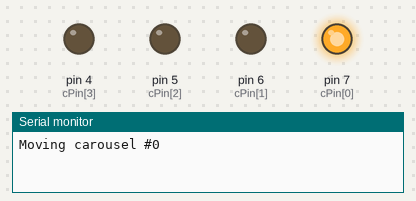
Simulated run of this sketch. Board: Arduino Uno, built with avr-gcc and run on an emulated ATmega328P. Shown: output pins drawn as LEDs (lit = HIGH), the last lines printed to the serial monitor.

Above: at 5.3 s.
At 11.0 s:
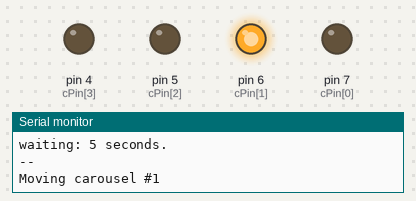
At 16.7 s:
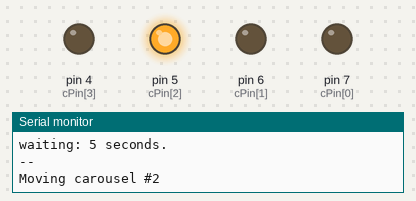
At 22.4 s:
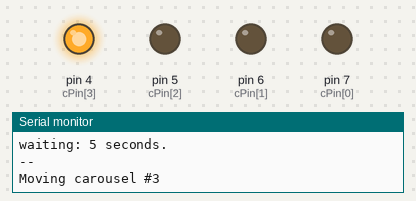
At 31.0 s:
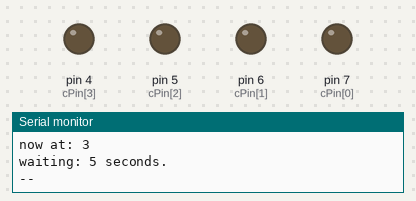
Timing chart, 0 to 34.6 s (numbered marks = the images above):
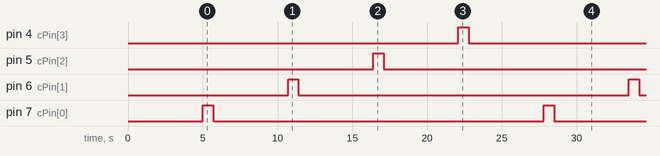

The sketch:

sketch.ino
```cpp
// Control 4 Kodak Carousel slide projectors with timing for each slide
// (cc) 2012-2013
// by: Gonzalo Ramírez Restucci (gonzalo@resist.cl)
// for "Eigenlicht" by Regina de Miguel.

//  pulse duration
int relayPulse = 700;

unsigned long seconds;

// array with pins for each relay
int cPin[4] = {7,6,5,4};

// position counter for each carousel with initial positions (1-1-1-1)
int cPos[4] = {1,1,1,1};

// arrays with intervals for each carousel
int cTime[4][81] = {
// 00,01,02,03,04,05,06,07,08,09,10,11,12,13,14,15,16,17,18,19,20,21,22,23,24,25,26,27,28,29,60,31,32,33,34,35,36,37,38,39,40,41,42,43,44,45,46,47,48,49,50,51,52,53,54,55,56,57,58,59,60,61,62,63,64,65,66,67,68,69,70,71,72,73,74,75,76,77,78,79,80
  {00,05,05,05,05,05,05,05,05,00,05,05,05,05,05,05,05,05,05,00,05,05,05,05,05,05,05,05,00,05,05,05,05,05,05,05,05,00,05,05,05,05,05,05,05,05,05,00,05,05,05,05,05,05,05,05,05,05,00,05,05,05,05,05,05,05,05,05,00,05,05,05,05,05,05,05,05,05,05,05,00},
  {00,05,05,05,05,05,05,05,05,00,05,05,05,05,05,05,05,05,05,00,05,05,05,05,05,05,05,05,00,05,05,05,05,05,05,05,05,00,05,05,05,05,05,05,05,05,05,00,05,05,05,05,05,05,05,05,05,05,00,05,05,05,05,05,05,05,05,05,00,05,05,05,05,05,05,05,05,05,05,05,00},
  {00,05,05,05,05,05,05,05,05,00,05,05,05,05,05,05,05,05,05,00,05,05,05,05,05,05,05,05,00,05,05,05,05,05,05,05,05,00,05,05,05,05,05,05,05,05,05,00,05,05,05,05,05,05,05,05,05,05,00,05,05,05,05,05,05,05,05,05,00,05,05,05,05,05,05,05,05,05,05,05,00},
  {60,05,05,05,05,05,05,05,05,60,05,05,05,05,05,05,05,05,05,60,05,05,05,05,05,05,05,05,60,05,05,05,05,05,05,05,05,60,05,05,05,05,05,05,05,05,05,60,05,05,05,05,05,05,05,05,05,05,60,05,05,05,05,05,05,05,05,05,60,05,05,05,05,05,05,05,05,05,05,05,00}
};

void setup() {
  pinMode(cPin[0], OUTPUT);
  pinMode(cPin[1], OUTPUT);
  pinMode(cPin[2], OUTPUT);
  pinMode(cPin[3], OUTPUT);
  Serial.begin(9600);
  delay(5000); // wait 5 seconds until everything's running.
}

void loop() {
  for(int i=0;i<4;i++) {
    advanceSlide(i);
  }
}

void advanceSlide(int thisCar) {
  seconds = cTime[thisCar][cPos[thisCar]] * 1000; // duration of next step

  Serial.print("Moving carousel #");
  Serial.println(thisCar);

  digitalWrite(cPin[thisCar],HIGH);
  delay(relayPulse);
  digitalWrite(cPin[thisCar],LOW);

  cPos[thisCar]++;  // advance position for current car
  if (cPos[thisCar] > 80) { cPos[thisCar] = 0; }

  Serial.print("now at: ");
  Serial.println(cPos[thisCar]);

  Serial.print("waiting: ");
  Serial.print(seconds/1000);
  Serial.println(" seconds.");
  Serial.println("--");

  delay(seconds);
}
```

Measured:
- by itself, pin 4 (cPin[3]), pin 5 (cPin[2]), pin 6 (cPin[1]), pin 7 (cPin[0]): alternates HIGH for 0.70 s and LOW for 22.1 s
- by itself, everything shown: repeats every 22.8 s, in 8 steps
